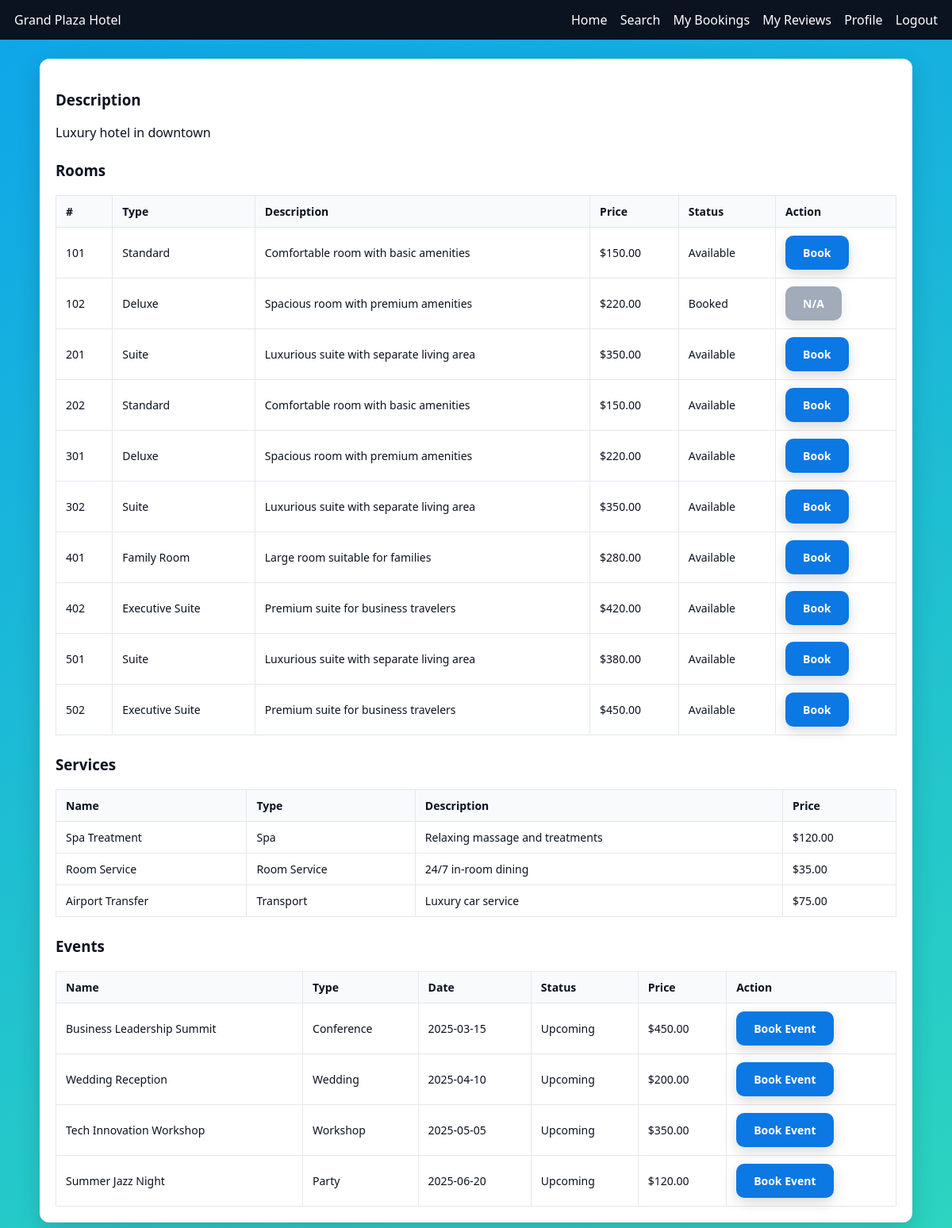
The app's page /pages/guest/guest_hotel_view.php?hotel_id=1 (signed in), older data.
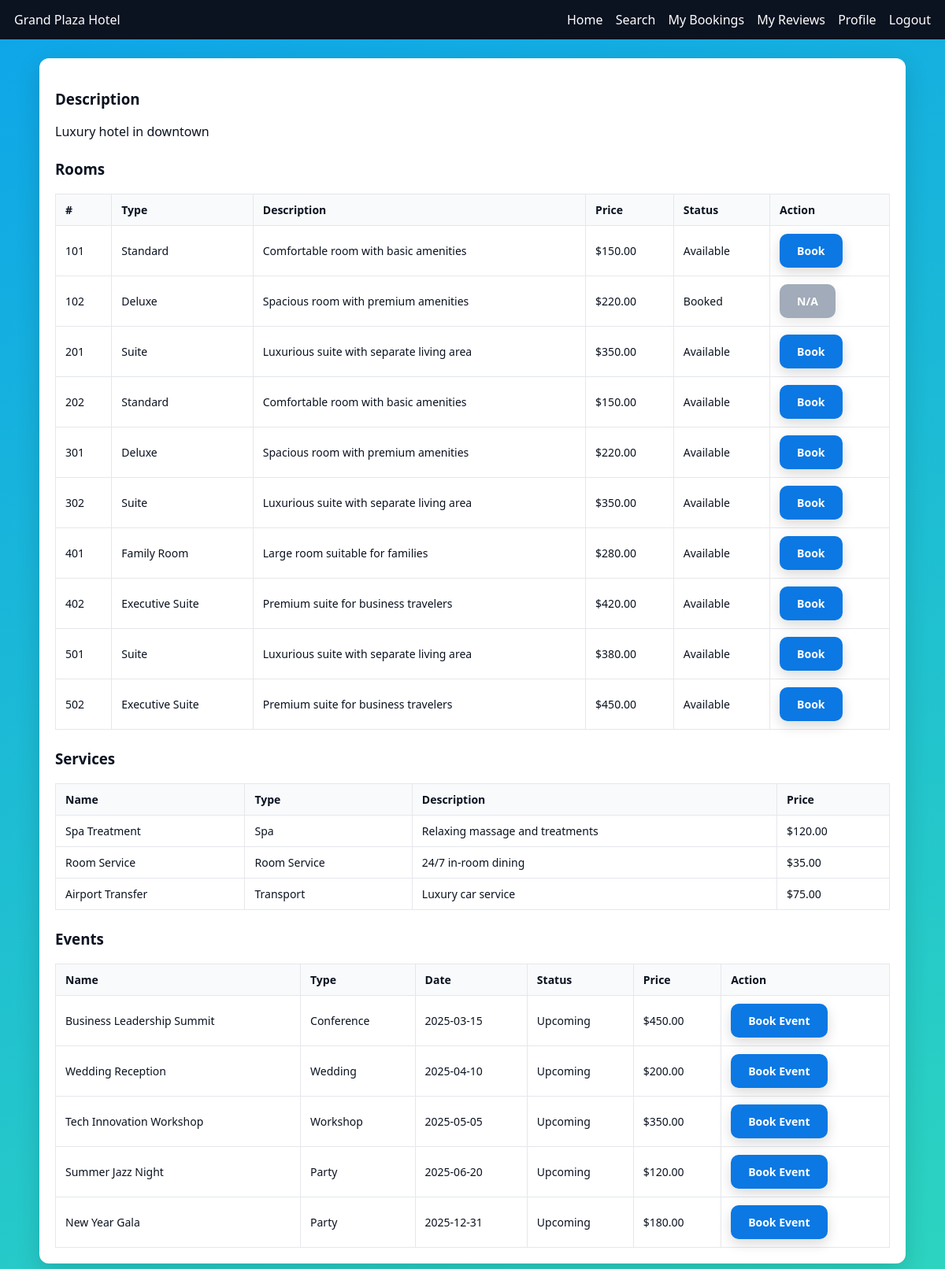
The same page, newer data.
### tables this page shows
CREATE TABLE IF NOT EXISTS `rooms` (
  `room_id` int(11) NOT NULL AUTO_INCREMENT,
  `hotel_id` int(11) NOT NULL,
  `room_number` varchar(20) NOT NULL,
  `type_id` int(11) NOT NULL,
  `floor_number` int(11) DEFAULT NULL,
  `price` decimal(10,2) NOT NULL,
  `area_sqft` int(11) DEFAULT NULL,
  `max_occupancy` int(11) DEFAULT 2,
  `amenities` longtext DEFAULT NULL CHECK (json_valid(`amenities`)),
  `maintenance_status` enum('Available','Under Maintenance','Out of Service') DEFAULT 'Available',
  `is_active` tinyint(1) DEFAULT 1,
  `created_at` timestamp NOT NULL DEFAULT current_timestamp(),
  `updated_at` timestamp NOT NULL DEFAULT current_timestamp() ON UPDATE current_timestamp(),
  PRIMARY KEY (`room_id`),
  UNIQUE KEY `unique_room` (`hotel_id`,`room_number`),
  KEY `idx_room_hotel` (`hotel_id`),
  KEY `idx_room_type` (`type_id`),
  KEY `idx_room_price` (`price`),
  KEY `idx_room_hotel_status` (`hotel_id`,`maintenance_status`,`is_active`),
  CONSTRAINT `fk_room_hotel` FOREIGN KEY (`hotel_id`) REFERENCES `hotels` (`hotel_id`) ON DELETE CASCADE,
  CONSTRAINT `fk_room_type` FOREIGN KEY (`type_id`) REFERENCES `room_types` (`type_id`)
);

CREATE TABLE IF NOT EXISTS `room_types` (
  `type_id` int(11) NOT NULL AUTO_INCREMENT,
  `type_name` varchar(50) NOT NULL,
  `description` text DEFAULT NULL,
  `max_occupancy` int(11) DEFAULT 2,
  `amenities` longtext DEFAULT NULL CHECK (json_valid(`amenities`)),
  `created_at` timestamp NOT NULL DEFAULT current_timestamp(),
  PRIMARY KEY (`type_id`),
  UNIQUE KEY `type_name` (`type_name`),
  FULLTEXT KEY `ft_room_type_search` (`type_name`,`description`)
);

CREATE TABLE IF NOT EXISTS `services` (
  `service_id` int(11) NOT NULL AUTO_INCREMENT,
  `hotel_id` int(11) NOT NULL,
  `service_name` varchar(100) NOT NULL,
  `description` text DEFAULT NULL,
  `price` decimal(10,2) NOT NULL,
  `service_type` enum('Spa','Restaurant','Room Service','Transport','Laundry','Other') DEFAULT 'Other',
  `is_active` tinyint(1) DEFAULT 1,
  `created_at` timestamp NOT NULL DEFAULT current_timestamp(),
  `updated_at` timestamp NOT NULL DEFAULT current_timestamp() ON UPDATE current_timestamp(),
  PRIMARY KEY (`service_id`),
  KEY `idx_service_hotel` (`hotel_id`),
  FULLTEXT KEY `ft_service_search` (`service_name`,`description`),
  CONSTRAINT `fk_service_hotel` FOREIGN KEY (`hotel_id`) REFERENCES `hotels` (`hotel_id`) ON DELETE CASCADE
);

CREATE TABLE IF NOT EXISTS `events` (
  `event_id` int(11) NOT NULL AUTO_INCREMENT,
  `hotel_id` int(11) NOT NULL,
  `event_name` varchar(100) NOT NULL,
  `description` text DEFAULT NULL,
  `event_date` date NOT NULL,
  `start_time` time DEFAULT NULL,
  `end_time` time DEFAULT NULL,
  `venue` varchar(100) DEFAULT NULL,
  `max_participants` int(11) DEFAULT NULL,
  `current_participants` int(11) DEFAULT 0,
  `price` decimal(10,2) DEFAULT 0.00,
  `event_type` enum('Conference','Wedding','Meeting','Party','Workshop','Other') DEFAULT 'Other',
  `event_status` enum('Upcoming','Active','Completed','Cancelled') DEFAULT 'Upcoming',
  `organizer_name` varchar(100) DEFAULT NULL,
  `organizer_contact` varchar(100) DEFAULT NULL,
  `requirements` text DEFAULT NULL,
  `created_at` timestamp NOT NULL DEFAULT current_timestamp(),
  `updated_at` timestamp NOT NULL DEFAULT current_timestamp() ON UPDATE current_timestamp(),
  PRIMARY KEY (`event_id`),
  KEY `idx_event_hotel` (`hotel_id`),
  KEY `idx_event_date` (`event_date`),
  KEY `idx_event_status` (`event_status`),
  KEY `idx_event_date_status` (`event_date`,`event_status`,`hotel_id`),
  FULLTEXT KEY `ft_event_search` (`event_name`,`description`,`venue`),
  CONSTRAINT `fk_event_hotel` FOREIGN KEY (`hotel_id`) REFERENCES `hotels` (`hotel_id`) ON DELETE CASCADE
);

### pages/guest/guest_hotel_view.php (the view, shortened to what the changed rows need)
<?php
require_once("../../includes/db_connect.php");
$hid = (int)($_GET['hotel_id'] ?? 0);
$roomsRes = $conn->query("SELECT r.*, rt.type_name, rt.description AS type_description, rt.amenities AS type_amenities
                          FROM rooms r
                          JOIN room_types rt ON r.type_id = rt.type_id
                          WHERE r.hotel_id=$hid
                          ORDER BY r.room_number");
$rooms = [];
while ($roomsRes && $r = $roomsRes->fetch_assoc()) $rooms[] = $r;
$ids = array_map(fn($x) => $x['room_id'], $rooms);
$bookings = [];
if ($ids) {
  $in = implode(',', array_map('intval', $ids));
  $sql = "SELECT room_id, guest_id
          FROM bookings
          WHERE room_id IN ($in)
            AND booking_status IN ('Confirmed','Completed')
            AND check_out >= CURDATE()";
  $b = $conn->query($sql);
  while ($b && $row = $b->fetch_assoc()) $bookings[(int)$row['room_id']] = (int)$row['guest_id'];
}
$services = [];
$servicesRes = $conn->query("SELECT service_name, description, price, service_type
                             FROM services
                             WHERE hotel_id=$hid
                             ORDER BY service_type, service_name");
while ($servicesRes && $row = $servicesRes->fetch_assoc()) {
  $services[] = $row;
}
$guest_id = (int)$_SESSION['guest_id'];
$eventsRes = $conn->query("SELECT * FROM events WHERE hotel_id=$hid ORDER BY event_date");
$eventBookings = [];
?>
<!DOCTYPE html>
<html>
<head>
  <link rel="stylesheet" href="../../css/style.css">
</head>
<body>
<div class="main">
  <table class="table">
    <thead><tr><th>#</th><th>Type</th><th>Description</th><th>Price</th><th>Status</th><th>Action</th></tr></thead>
    <tbody>
      <?php foreach ($rooms as $r):
        $rid = (int)$r['room_id'];
        $bookedBy = $bookings[$rid] ?? null;
        $typeName = $r['type_name'] ?? 'N/A';
        $typeDesc = $r['type_description'] ? substr($r['type_description'], 0, 90) . (strlen($r['type_description']) > 90 ? '…' : '') : '—';
      ?>
      <tr>
        <td><?= htmlspecialchars($r['room_number']) ?></td>
        <td><?= htmlspecialchars($typeName) ?></td>
        <td><?= htmlspecialchars($typeDesc) ?></td>
        <td>$<?= number_format((float)$r['price'], 2) ?></td>
        <td><?= $bookedBy ? 'Booked' : 'Available' ?></td>
        <td>
          <?php if (!$bookedBy): ?>
            <a class="btn btn-primary" href="guest_book_room_dates.php?room_id=<?= $rid ?>&hotel_id=<?= $hid ?>">Book</a>
          <?php elseif ($bookedBy == $guest_id): ?>
            <a class="btn btn-secondary" href="guest_my_bookings.php">Booked by you</a>
          <?php else: ?>
            <span class="btn btn-secondary" style="opacity:.6;cursor:not-allowed;">N/A</span>
          <?php endif; ?>
        </td>
      </tr>
      <?php endforeach; ?>
    </tbody>
  </table>
  <?php if (!empty($services)): ?>
    <table class="table">
      <thead><tr><th>Name</th><th>Type</th><th>Description</th><th>Price</th></tr></thead>
      <tbody>
        <?php foreach ($services as $s): ?>
        <tr>
          <td><?= htmlspecialchars($s['service_name']) ?></td>
          <td><?= $s['service_type'] ? htmlspecialchars($s['service_type']) : 'General' ?></td>
          <td><?= $s['description'] ? htmlspecialchars($s['description']) : '—' ?></td>
          <td><?= ((float)$s['price']) > 0 ? '$' . number_format((float)$s['price'], 2) : 'Included' ?></td>
        </tr>
        <?php endforeach; ?>
      </tbody>
    </table>
  <?php else: ?>
    <p>No services have been published yet.</p>
  <?php endif; ?>
  <table class="table">
    <thead><tr><th>Name</th><th>Type</th><th>Date</th><th>Status</th><th>Price</th><th>Action</th></tr></thead>
    <tbody>
      <?php if ($eventsRes && $eventsRes->num_rows):
        while ($e = $eventsRes->fetch_assoc()):
          $eid = (int)$e['event_id'];
          $mine = $eventBookings[$eid] ?? false;
      ?>
      <tr>
        <td><?= htmlspecialchars($e['event_name']) ?></td>
        <td><?= htmlspecialchars($e['event_type']) ?></td>
        <td><?= htmlspecialchars($e['event_date']) ?></td>
        <td><?= htmlspecialchars($e['event_status']) ?></td>
        <td><?= $e['price'] ? '$' . number_format((float)$e['price'], 2) : 'Free' ?></td>
        <td>
          <?php if (!$mine): ?>
            <a class="btn btn-primary" href="guest_book_event.php?event_id=<?= $eid ?>&hotel_id=<?= $hid ?>">Book Event</a>
          <?php else: ?>
            <a class="btn btn-danger" href="guest_cancel_event.php?event_id=<?= $eid ?>&hotel_id=<?= $hid ?>">Cancel</a>
          <?php endif; ?>
        </td>
      </tr>
      <?php endwhile; else: ?>
        <tr><td colspan="6">No events scheduled yet.</td></tr>
      <?php endif; ?>
    </tbody>
  </table>
</div>
</body>
</html>

Row changes from the older to the newer data that the page shows:
added events: event_name "New Year Gala", event_type "Party", event_date "2025-12-31", event_status "Upcoming", price "180.00"
